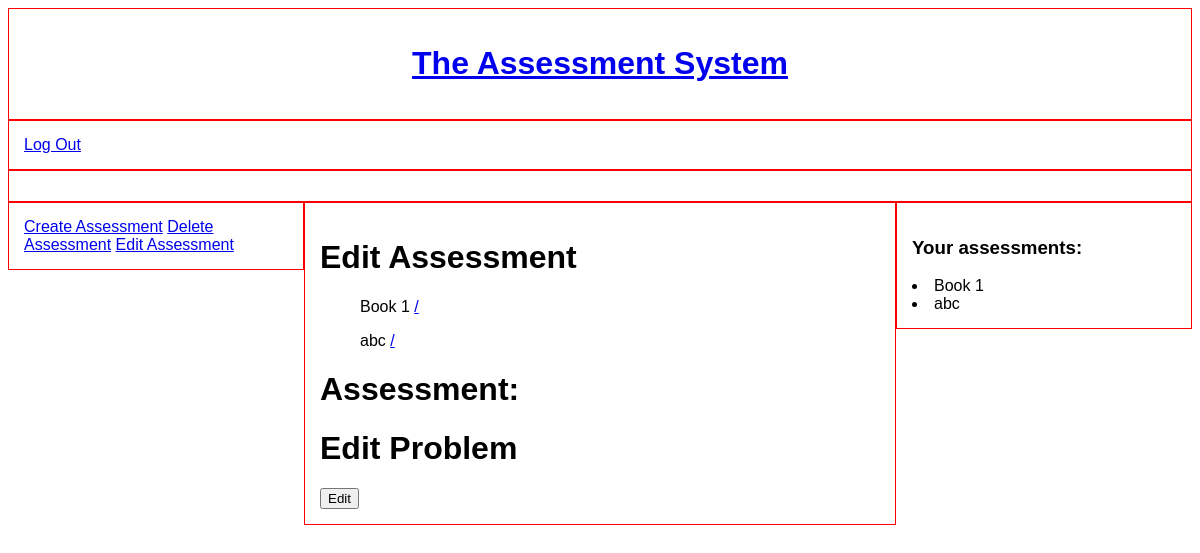
Before: /edit-assessment/edit/ (signed in) with the older database file.
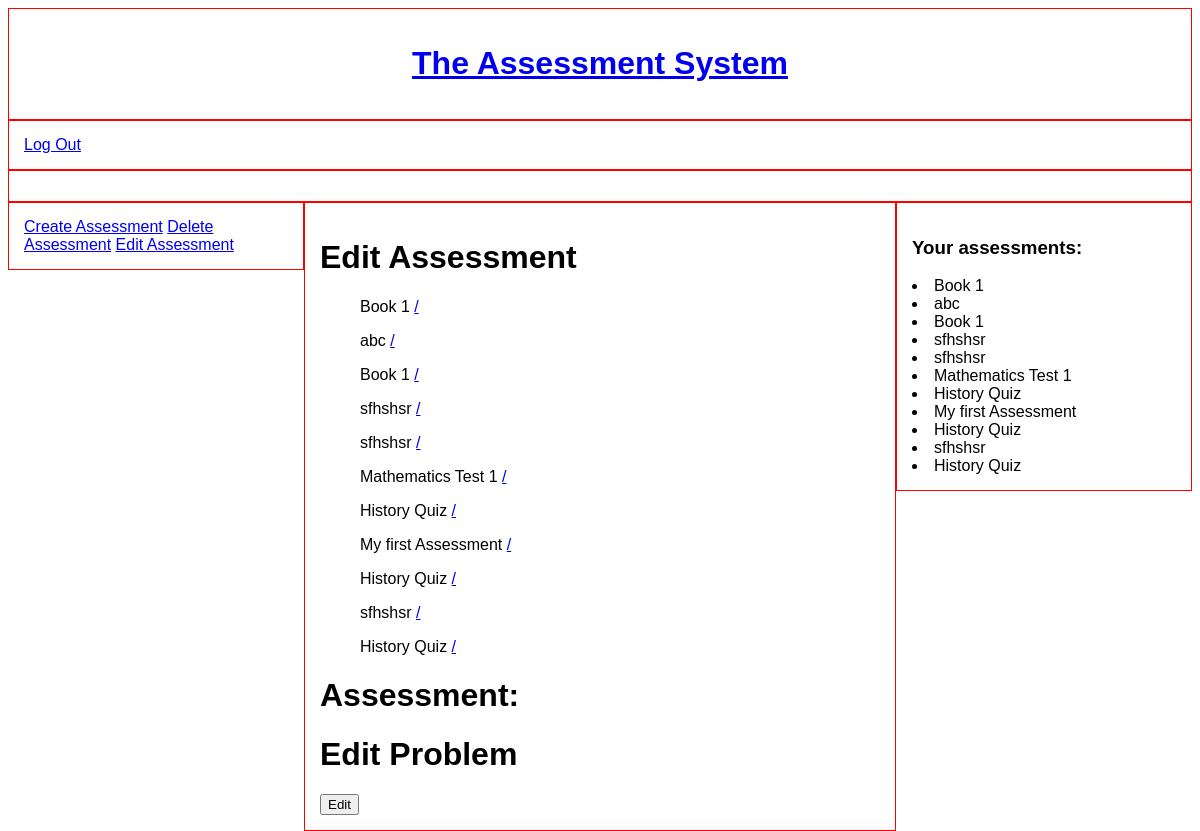
After: the same page with the newer database file.
### assessment/models.py (models this page shows)
class Assessment(models.Model):
    creator = models.ForeignKey(settings.AUTH_USER_MODEL, on_delete=models.CASCADE, editable=False)
    title = models.CharField(max_length=100, blank=True)
    def __str__(self):
        return f'{self.title}'

### assessment/views.py (the view)
# urls.py: path('edit-assessment/edit/', views.edit_assessment, name='edit-assessment'),
def edit_assessment(request):
    user_id = request.user.id
    user_assessments = Assessment.objects.filter(creator__id=user_id).exclude(title='')
    template_name = 'edit_assessment.html'
    context = {
        'user_assessments': user_assessments,
    }
    return render(request, template_name, context)

### assessment/templates/assessment/edit_assessment.html (shortened to what this page needs)
{% extends 'home.html' %}
{% block main-content-teacher %}
<h1>Edit Assessment</h1>
{% for assessment in user_assessments %}
<ul>{{ assessment }} <a href="{% url 'edit' assessment.id %}">/</a></ul>
{% endfor %}
<h1>Assessment: </h1><h2>{{ current_assessment }}</h2>
<h1>Edit Problem</h1>
<form action="{% url 'edit-assessment' %}">
    <input type="submit" name="edit-problem" value="Edit">
</form>
{% endblock %}

### core/templates/core/home.html (shortened to what this page needs)
{% extends 'base.html' %}
{% block content %}
<div class="col-12" id="logo">
    <h1><a href="{% url 'home' %}">The Assessment System</a></h1>
</div>
<div class="col-12" id="navbar">
    {% if not user.is_authenticated %}
    <a href="{% url 'login' %}">Log In</a>
    <a href="{% url 'signup' %}">Sign Up</a>
    {% else %}
    <a href="{% url 'logout' %}">Log Out</a>
    {% endif %}
</div>
<div class="col-12" id="messages">
</div>
{% if user.role == 'Teacher' %}
<div class="col-3" id="left-side-teacher">
    <a href="{% url 'create-assessment' %}" name="create-assessment-view">Create Assessment</a>
    <a href="{% url 'delete-assessment' %}" name="delete-assessment-view">Delete Assessment</a>
    <a href="{% url 'edit-assessment' %}" name="edit-assessment-view">Edit Assessment</a>
</div>
<div class="col-6" id="main-content-teacher">
    {% block main-content-teacher %}
    {% endblock %}
</div>
<div class="col-3" id="right-side-teacher">
    {% if user_assessments %}
    <h3>Your assessments:</h3>
    {% for assessment in user_assessments %}
    <li>{{ assessment }}</li>
    {% endfor %}
    {% else %}
    <h3>You have no assessments.</h3>
    {% endif %}
</div>
{% elif user.role == 'Student' %}
student
{% endif %}
{% endblock %}

Changed rows visible on the page:
added Assessment: title "Book 1"
added Assessment: title "sfhshsr"
added Assessment: title "sfhshsr"
added Assessment: title "Mathematics Test 1"
added Assessment: title "History Quiz"
added Assessment: title "My first Assessment"
added Assessment: title "History Quiz"
added Assessment: title "sfhshsr"
added Assessment: title "History Quiz"
